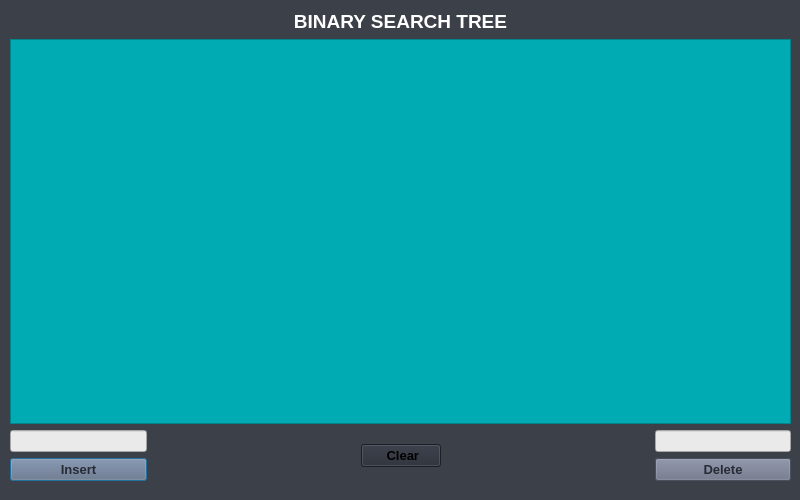
<?xml version="1.0" encoding="UTF-8"?>
<ui version="4.0">
 <class>screenBST</class>
 <widget class="QDialog" name="screenBST">
  <property name="geometry">
   <rect>
    <x>0</x>
    <y>0</y>
    <width>800</width>
    <height>500</height>
   </rect>
  </property>
  <property name="minimumSize">
   <size>
    <width>800</width>
    <height>500</height>
   </size>
  </property>
  <property name="maximumSize">
   <size>
    <width>800</width>
    <height>500</height>
   </size>
  </property>
  <property name="windowTitle">
   <string>Dialog</string>
  </property>
  <property name="styleSheet">
   <string notr="true">background-color: rgb(60, 64, 72);</string>
  </property>
  <widget class="QWidget" name="">
   <property name="geometry">
    <rect>
     <x>10</x>
     <y>10</y>
     <width>781</width>
     <height>471</height>
    </rect>
   </property>
   <layout class="QVBoxLayout" name="verticalLayout">
    <item>
     <widget class="QLabel" name="label">
      <property name="font">
       <font>
        <pointsize>14</pointsize>
        <bold>true</bold>
       </font>
      </property>
      <property name="styleSheet">
       <string notr="true">color: rgb(255, 255, 255);</string>
      </property>
      <property name="text">
       <string>BINARY SEARCH TREE</string>
      </property>
      <property name="alignment">
       <set>Qt::AlignCenter</set>
      </property>
     </widget>
    </item>
    <item>
     <widget class="QGraphicsView" name="graphicsViewBST">
      <property name="styleSheet">
       <string notr="true">background-color: rgb(0, 171, 179);</string>
      </property>
     </widget>
    </item>
    <item>
     <layout class="QHBoxLayout" name="horizontalLayout_2">
      <item>
       <layout class="QVBoxLayout" name="verticalLayout_3">
        <item>
         <widget class="QLineEdit" name="LEinsert">
          <property name="styleSheet">
           <string notr="true">background-color: rgb(234, 234, 234);</string>
          </property>
         </widget>
        </item>
        <item>
         <widget class="QPushButton" name="Insert_BST">
          <property name="font">
           <font>
            <pointsize>10</pointsize>
            <bold>true</bold>
           </font>
          </property>
          <property name="styleSheet">
           <string notr="true">background-color: rgb(104, 110, 132);
color: rgb(38, 43, 53);</string>
          </property>
          <property name="text">
           <string>Insert</string>
          </property>
         </widget>
        </item>
       </layout>
      </item>
      <item>
       <spacer name="horizontalSpacer_3">
        <property name="orientation">
         <enum>Qt::Horizontal</enum>
        </property>
        <property name="sizeHint" stdset="0">
         <size>
          <width>208</width>
          <height>20</height>
         </size>
        </property>
       </spacer>
      </item>
      <item>
       <widget class="QPushButton" name="Clear_BST">
        <property name="font">
         <font>
          <pointsize>10</pointsize>
          <bold>true</bold>
         </font>
        </property>
        <property name="styleSheet">
         <string notr="true">background-color: rgb(38, 43, 53);
</string>
        </property>
        <property name="text">
         <string>    Clear   </string>
        </property>
       </widget>
      </item>
      <item>
       <spacer name="horizontalSpacer_4">
        <property name="orientation">
         <enum>Qt::Horizontal</enum>
        </property>
        <property name="sizeHint" stdset="0">
         <size>
          <width>208</width>
          <height>20</height>
         </size>
        </property>
       </spacer>
      </item>
      <item>
       <layout class="QVBoxLayout" name="verticalLayout_4">
        <item>
         <widget class="QLineEdit" name="LEdele">
          <property name="styleSheet">
           <string notr="true">background-color: rgb(234, 234, 234);</string>
          </property>
         </widget>
        </item>
        <item>
         <widget class="QPushButton" name="Delete_BST">
          <property name="font">
           <font>
            <pointsize>10</pointsize>
            <bold>true</bold>
           </font>
          </property>
          <property name="styleSheet">
           <string notr="true">background-color: rgb(104, 110, 132);
color: rgb(38, 43, 53);</string>
          </property>
          <property name="text">
           <string>Delete</string>
          </property>
         </widget>
        </item>
       </layout>
      </item>
     </layout>
    </item>
   </layout>
  </widget>
 </widget>
 <resources/>
 <connections/>
</ui>
